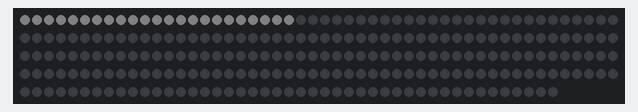
Bench run of a sketch on a simulated Arduino Uno, built with avr-gcc and run on an emulated ATmega328P. Shown: 245 RGB LEDs in strip order, left to right, continuing on the next row. Dim RGB values are drawn brighter than linear; random numbers use the default seed unless the sketch sets one.

Above: at 0.4 s.
At 1.0 s:
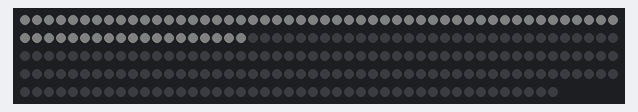
At 1.9 s:
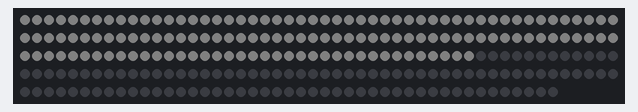
At 2.5 s:
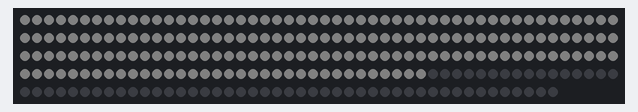
At 3.4 s:
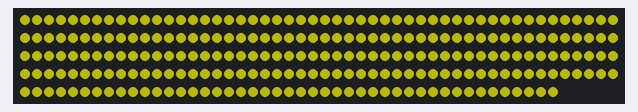
At 4.1 s:
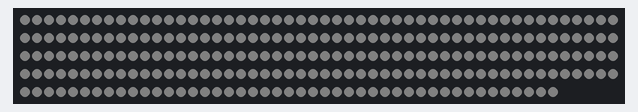

Measured:
- what the display in image 4 shows lasts 0.7 s, from 3.4 s to 4.1 s
- what the display in image 5 shows lasts 9.2 s, from 4.1 s to 13.3 s

The sketch:

subtle.ino
```cpp
#include <NeoPixelBus.h>

const uint16_t PixelCount = 245;
const uint16_t PixelPin = 4;
const int brightness = 70;
int count = 0;

int LightningFrequency = 20;

NeoPixelBus<NeoGrbFeature, Neo800KbpsMethod> strip(PixelCount, PixelPin);

RgbColor blue(0, 0, brightness);
RgbColor white(5);
RgbColor black(0);
RgbColor yellow(brightness, brightness, 0);

void setup() {
   Serial.begin(115200);

   strip.Begin();
   strip.Show();

   for (int count = 0; count <= PixelCount; count++) {
      strip.SetPixelColor(count, white);
      delay(5);
      strip.Show();
    }

}

void SetAllPixels(RgbColor color) {
   for (int count = 0; count <= PixelCount; count++) {
      strip.SetPixelColor(count, color);
   }

   strip.Show();
}

void loop() {

  if (count % LightningFrequency == 0) {
    // Single lightning flash
    SetAllPixels(black);

    SetAllPixels(yellow);

    strip.Show();
    delay(50);

    SetAllPixels(white);
  }

  if (count % LightningFrequency * 2 == 0) {
    // Double lightning flash
    SetAllPixels(black);

    SetAllPixels(yellow);

    strip.Show();
    delay(50);

    SetAllPixels(white);
    strip.Show();
    delay(10);

    SetAllPixels(black);

    SetAllPixels(yellow);

    strip.Show();
    delay(50);

    SetAllPixels(white);

    count = 0;
  }

  int Pixel1Index = random(PixelCount);
  int Pixel2Index = random(PixelCount);
  int Pixel3Index = random(PixelCount);

  for (int count = brightness; count >= 15; count--) {
     strip.SetPixelColor(Pixel1Index, RgbColor(0, 0, count));
     strip.SetPixelColor(Pixel2Index, RgbColor(0, 0, count));
     strip.SetPixelColor(Pixel3Index, RgbColor(0, 0, count));

     strip.Show();
  }

  strip.SetPixelColor(Pixel1Index, white);
  strip.SetPixelColor(Pixel2Index, white);
  strip.SetPixelColor(Pixel3Index, white);

  strip.Show();

  count++;


}
```
